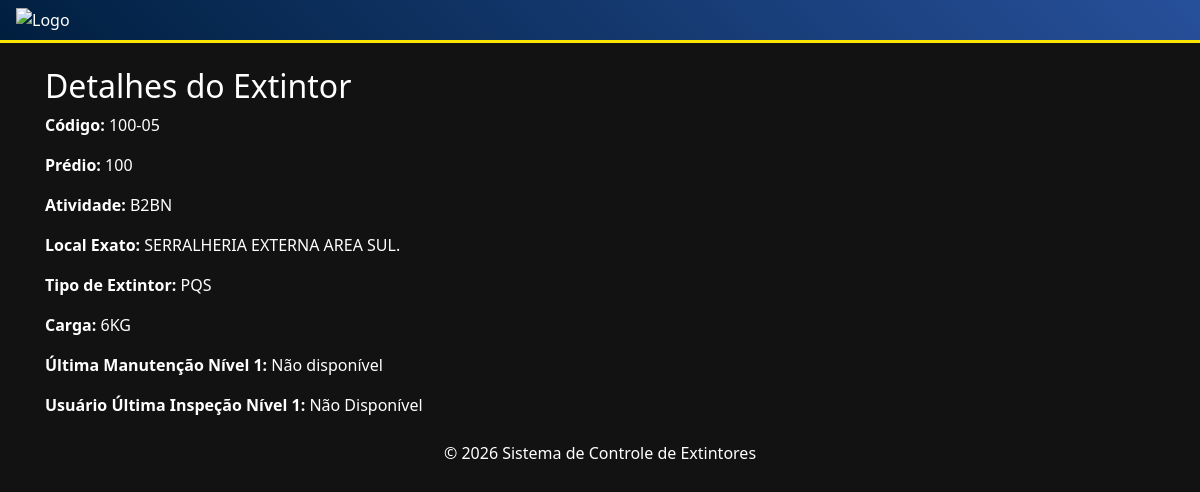
/codigobarras.php?codigo=100-05, run on the app's committed database.
### tables this page shows
CREATE TABLE `bd_extintores` (
  `id` int(11) NOT NULL,
  `Predio` varchar(50) NOT NULL,
  `codigo` varchar(50) NOT NULL,
  `numero_selo_inmetro` varchar(50) DEFAULT NULL COMMENT 'Código alfanumérico único do selo',
  `Atividade` varchar(50) NOT NULL,
  `Local_Exato` varchar(100) NOT NULL,
  `tip_extintor` varchar(50) NOT NULL,
  `carga` varchar(10) NOT NULL,
  `manutencao_n2` date DEFAULT NULL,
  `proxima_manutencao_n2` date DEFAULT NULL,
  `dias_para_expirar_n2` int(11) DEFAULT NULL,
  `inspecao_trimestral_nivel1` date DEFAULT NULL,
  `selo_do_Inmetro` varchar(50) DEFAULT NULL,
  `sinalizacao_vertical` varchar(50) DEFAULT NULL,
  `sinalizacao_piso` varchar(50) DEFAULT NULL,
  `ficha_inspecao_trimestral` varchar(50) DEFAULT NULL,
  `lacre` varchar(50) DEFAULT NULL,
  `pressao_manometro` varchar(50) DEFAULT NULL,
  `anel_identificacao` varchar(50) DEFAULT NULL,
  `pesagem_co2_semestral` varchar(7) NOT NULL DEFAULT '0',
  `usuario` varchar(50) DEFAULT NULL,
  `comentarios` text,
  `foto` varchar(255) DEFAULT NULL COMMENT 'DEPRECATED: use tabela inspecao_fotos. Mantido para retrocompatibilidade.',
  `created_at` timestamp NULL DEFAULT CURRENT_TIMESTAMP,
  `updated_at` timestamp NULL DEFAULT CURRENT_TIMESTAMP ON UPDATE CURRENT_TIMESTAMP,
  `cobertura` tinyint(1) DEFAULT '0',
  `peso_co2` float DEFAULT NULL,
  `usuario_n2` varchar(255) DEFAULT NULL,
  `status_aprovacao` enum('Aprovado','Em espera') DEFAULT NULL
);

### codigobarras.php (the view, shortened to what this page needs)
<?php
require_once __DIR__ . '/config/db_conexao.php';
include 'auditoria.php';
$error_message = null;
if (!isset($_GET['codigo'])) {
    $error_message = 'Código de barras não fornecido.';
    error_log('codigobarras.php erro: ' . $error_message);
} else {
    $codigo = htmlspecialchars($_GET['codigo']);
}
$user_level = isset($_SESSION['user_level']) ? $_SESSION['user_level'] : null;
$result = null;
if (!isset($error_message)) {
    $sql = "
        SELECT e.*,
               e.usuario AS usuario_inspecao_nivel1,
               e.usuario_n2 AS usuario_manutencao_nivel2
        FROM bd_extintores e
        WHERE e.codigo = ?
        LIMIT 1";
    $stmt = $conn->prepare($sql);
    if ($stmt) {
        $stmt->bind_param('s', $codigo);
        $stmt->execute();
        $result = $stmt->get_result();
    }
}
?>
<!DOCTYPE html>
<html lang="pt-BR">
<head>
    <link href="https://maxcdn.bootstrapcdn.com/bootstrap/4.0.0/css/bootstrap.min.css" rel="stylesheet">
    <link rel="stylesheet" href="styles.css">
</head>
<body>
<?php
if ($user_level == 'admin') {
    include '../templates/header1.php';
} elseif ($user_level == 'bombeiro') {
    include '../templates/header2.php';
} elseif ($user_level == 'fornecedor') {
    include '../templates/header3.php';
} else {
    include '../templates/header.php';
}
?>
<div class="container mt-4">
<?php
if (isset($error_message)) {
    echo "<div class='alert alert-danger'>" . htmlspecialchars($error_message) . "</div>";
} elseif ($result) {
    if ($result->num_rows > 0) {
        $extintor = $result->fetch_assoc();
        ?>
        <h2 class="detalhes-extintor">Detalhes do Extintor</h2>
        <p><strong>Código:</strong> <?php echo htmlspecialchars($extintor['codigo']); ?></p>
        <p><strong>Prédio:</strong> <?php echo htmlspecialchars($extintor['Predio']); ?></p>
        <p><strong>Atividade:</strong> <?php echo htmlspecialchars($extintor['Atividade']); ?></p>
        <p><strong>Local Exato:</strong> <?php echo htmlspecialchars($extintor['Local_Exato']); ?></p>
        <p><strong>Tipo de Extintor:</strong> <?php echo htmlspecialchars($extintor['tip_extintor']); ?></p>
        <p><strong>Carga:</strong> <?php echo htmlspecialchars($extintor['carga']); ?></p>
        <p><strong>Última Manutenção Nível 1:</strong>
            <?php
            if (!empty($extintor['inspecao_trimestral_nivel1'])) {
                echo htmlspecialchars(date_format(date_create($extintor['inspecao_trimestral_nivel1']), 'd-m-Y'));
            } else {
                echo 'Não disponível';
            }
            ?>
        </p>
        <p><strong>Usuário Última Inspeção Nível 1:</strong>
		<?php
		if (!empty($extintor['usuario_inspecao_nivel1']))	{
			echo htmlspecialchars($extintor['usuario_inspecao_nivel1']);
		} else {
			echo 'Não Disponível';
		}
		?>
		</p>
        <?php
    } else {
        echo "<div class='alert alert-warning'>Nenhum extintor encontrado com o código fornecido.</div>";
    }
} elseif (!isset($error_message) && isset($stmt) && $stmt) {
    echo "<div class='alert alert-danger'>Erro ao executar a consulta: " . $stmt->error . "</div>";
}
?>
</div>
<footer class="footer mt-4">
    <div class="container text-center">
        <p>&copy; <?= date('Y') ?> Sistema de Controle de Extintores</p>
    </div>
</footer>
</body>
</html>

### styles.css (style rules this page uses)
body { font-family: 'Segoe UI', Tahoma, Geneva, Verdana, sans-serif; background-color: #121212; color: #ffffff; }

### data on the page
bd_extintores: codigo "100-05", Predio "100", Atividade "B2BN", Local_Exato "SERRALHERIA EXTERNA AREA SUL.", tip_extintor "PQS", carga "6KG"
